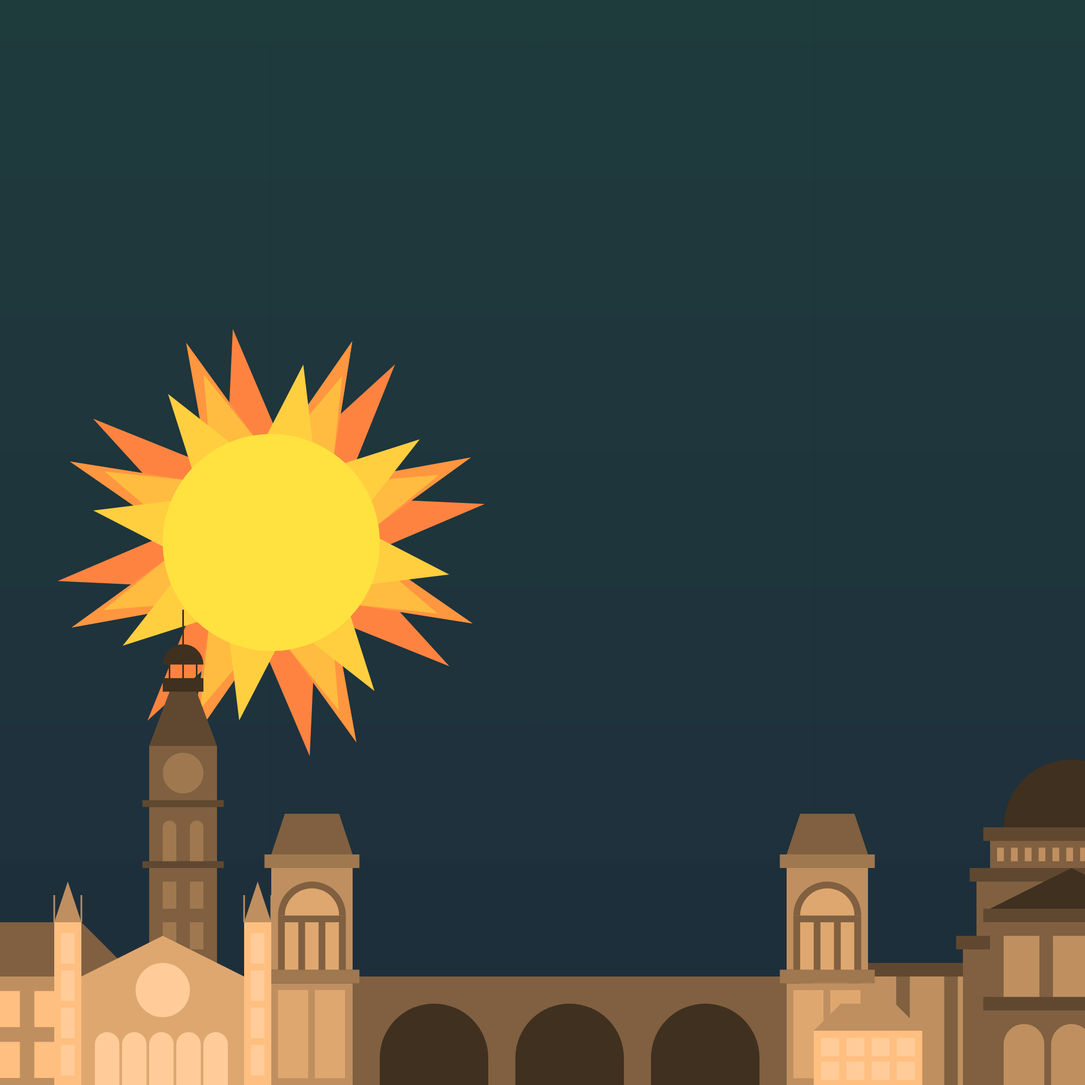
Frame 1 (no input)
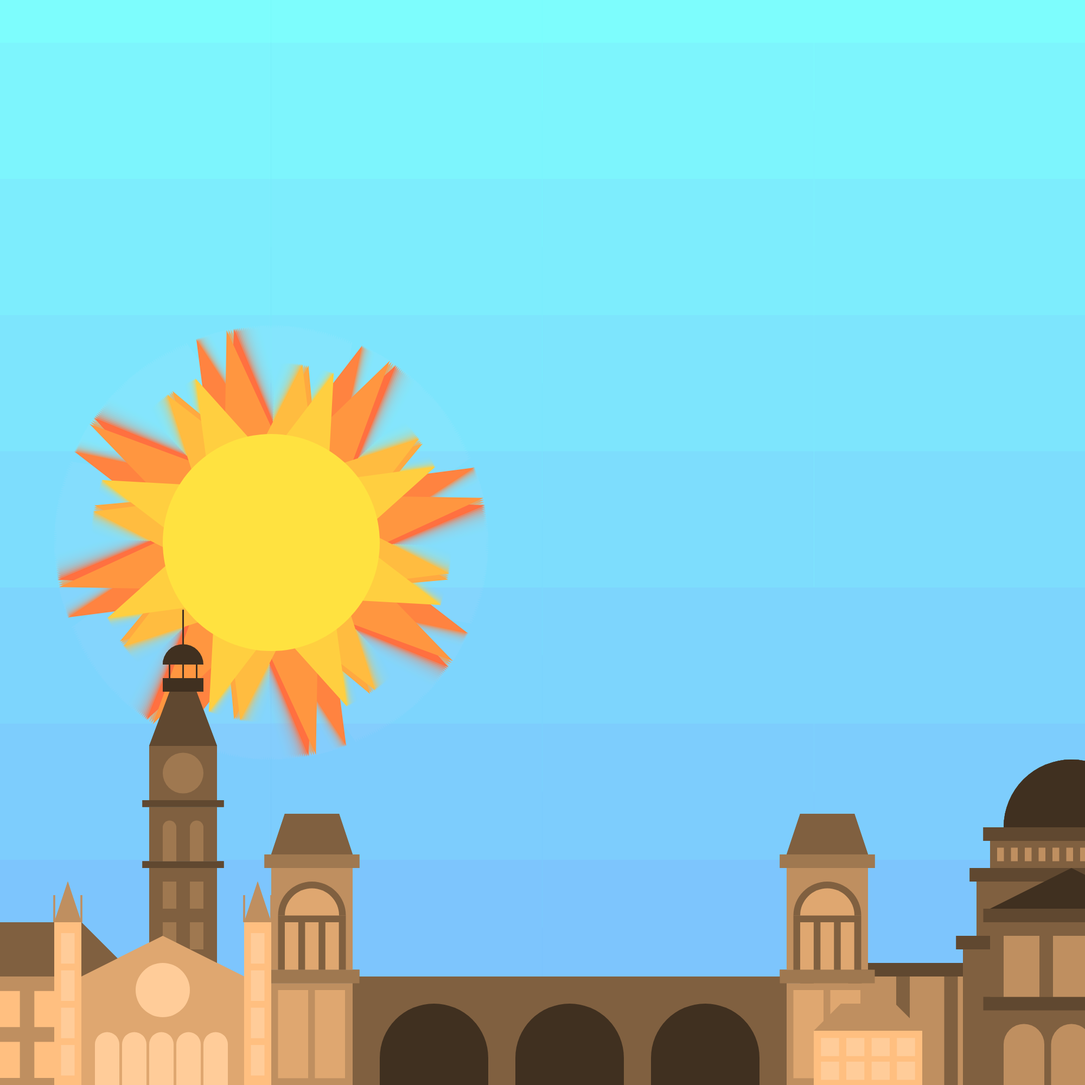
Frame 60 (no input)
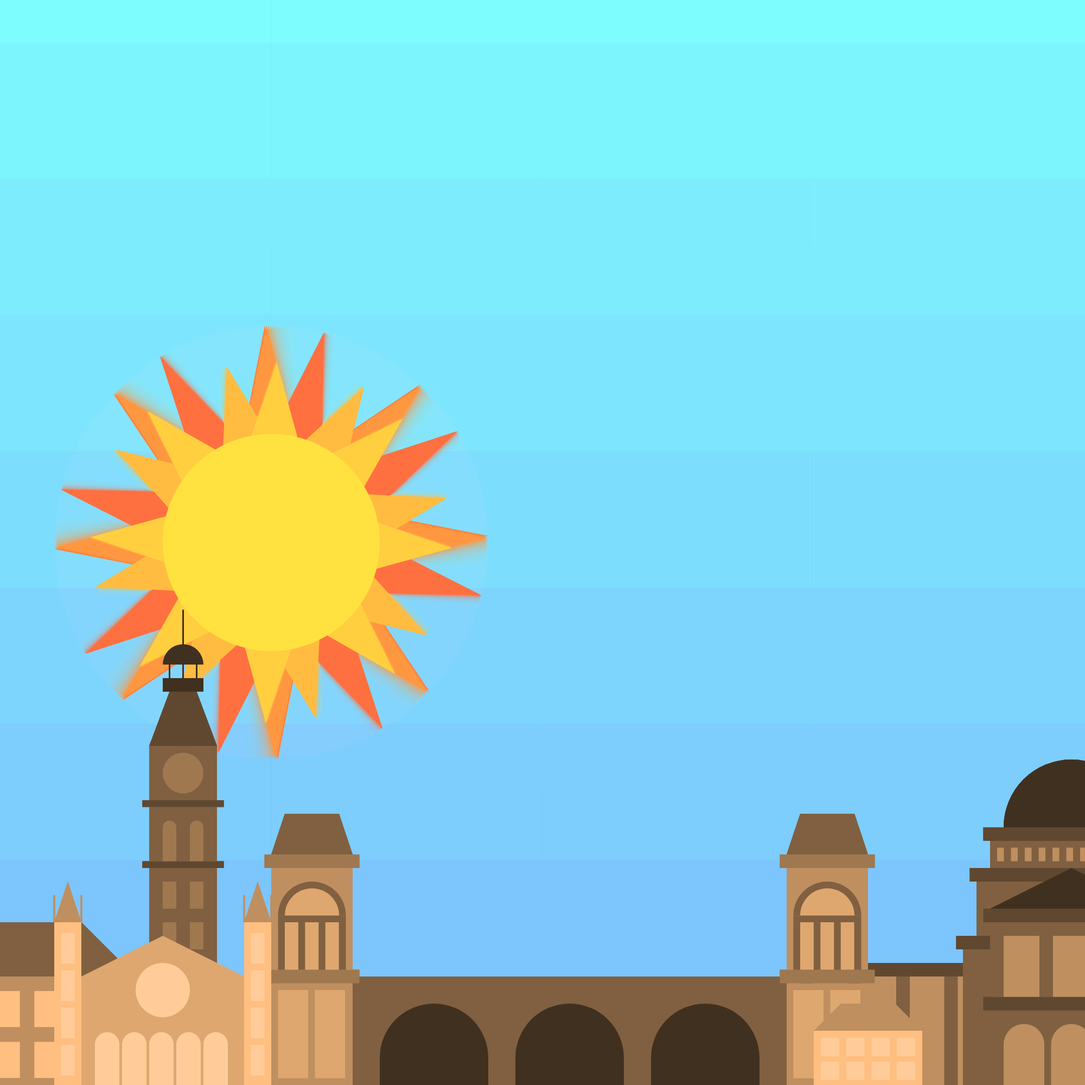
Frame 120 (the mouse pressed at the canvas centre since frame 60)

The p5.js sketch that drew these frames (run headless with seeded random() and noise() and a simulated clock; from frame 60 on, the mouse is pressed at the canvas centre):

// p5.js sketch
// ── sketch.js
let startTime;

let gridSize = 25;
let brightness = [100, 75, 50];
let hues = [30, 240, 210];

let shootingStarAngle = 0;
let shootingStarDistance = 1500;

let moonAngle = 0;

function setup() {
  createCanvas(2000, 2000);
  colorMode(HSB, 360, 100, 100, 100);
  background(0);
  
  startTime = millis();
  // console.log(startTime);
  
  // drawGrid();
}

function draw() {
  let elapsedTime = millis() - startTime;
  
  if (elapsedTime <= 5000) {
    drawDayTime();
  } else if (elapsedTime > 5000 && elapsedTime <= 10000) {
    drawEvening();
  } else if (elapsedTime > 10000 && elapsedTime <= 15000) {
    drawNightTime();
  } else {
    startTime = millis();
  }
}

// GRID
function drawGrid() {
  stroke(0);
  strokeWeight(1);
  
  for (let x = 0; x <= width / gridSize; x++) {
    line(x * gridSize, 0, x * gridSize, height);
  }
  
  for (let y = 0; y <= height/ gridSize; y++) {
    line(0, y * gridSize, width, y * gridSize);
  }
}


// TIME OF DAY
function drawDayTime() {
  drawSky(color(180, 50, 100), color(210, 50, 100), 25);
  sun();
  buildCity(hues[0]);
}

function drawEvening() {
  drawSky(color(60, 25, 100), color(30, 100, 100), 25);
  buildCity(hues[2]);
  push();
  translate(width / 4, height / 2);
  lateSun(height / 5);
  pop();
}

function drawNightTime() {
  drawSky(color(240, 50, 15), color(250, 50, 5), 25);

  for (let i = 0; i <= 3; i++) {
    sparklingStars();
  }
  
  moon();
  
  push();
  translate(width / 2, height + (height / 4));
  shootingStar();
  pop();
  
  buildCity(hues[1]);
}

// SKY
function drawSky(_color1, _color2, _alpha) {
  for (let y = 0; y < height; y++) {
    n = map(y, 0, height, 0, 1);
    let newColor = lerpColor(_color1, _color2, n);
    
    newColor.setAlpha(_alpha);
    
    stroke(newColor);
    line(0, y, width, y);
  }
}

// DAYTIME FUNCTIONS
function sun() {
  noStroke();
  
  // LARGE RAYS
  push();
  fill(15, 75, 360);
  translate(width / 4, height / 2);
  rotate(sin(frameCount / -100.0));
  rays(0, 0, width / 5, width / 13, 8);
  pop();
  
  push();
  fill(21, 75, 360);
  translate(width / 4, height / 2);
  rotate(cos(frameCount / -100.0));
  rays(0, 0, width / 5, width / 13, 8);
  pop();
  
  push();
  fill(27, 75, 360);
  translate(width / 4, height / 2);
  rotate(frameCount / -100.0);
  rays(0, 0, width / 5, width / 13, 8);
  pop();
  
  // SMALL RAYS
  push();
  fill(33, 75, 360);
  scale(-1, 1);
  translate(-width / 4, height / 2);
  rotate(frameCount / -100.0);
  rays(0, 0, width / 6, width / 13, 8);
  pop();
  
  push();
  fill(39, 75, 360);
  scale(-1, 1);
  translate(-width / 4, height / 2);
  rotate(sin(frameCount / -100.0));
  rays(0, 0, width / 6, width / 13, 8);
  pop();
  
  push();
  fill(45, 75, 360);
  scale(-1, 1);
  translate(-width / 4, height / 2);
  rotate(cos(frameCount / -100.0));
  rays(0, 0, width / 6, width / 13, 8);
  pop();
  
  fill(51, 75, 360);
  circle(width / 4, height / 2, height / 5);
}

function rays(x, y, radius1, radius2, numPoints) {
  let angle = TWO_PI / numPoints;
  let halfAngle = angle / 2.0;
  
  beginShape();
  for (let a = 0; a < TWO_PI; a += angle) {
    let shapeX = x + cos(a) * radius2;
    let shapeY = y + sin(a) * radius2;
    vertex(shapeX, shapeY);
    shapeX = x + cos(a + halfAngle) * radius1;
    shapeY = y + sin(a + halfAngle) * radius1;
    vertex(shapeX, shapeY);
  }
  endShape(CLOSE);
}

// EVENING FUNCTIONS
function lateSun(size) {
  push();
  rotate(millis() / 1000);
  let numEllipses = 5;
  for (let i = numEllipses; i > 0; i--) {
    let hueValue = map(i, numEllipses, 0, 51, 0);
    fill(hueValue, 100, 100);
    noStroke();
    ellipse(0, 0, size, size - (i - numEllipses) * 5);
    rotate((i * millis()) / 5000);
    scale(0.75);
  }
  pop();
}

// NIGHTTIME FUNCTIONS
function sparklingStars() {
  fill(360, 0, 100, random(255));
  textSize(random(50));
  text("✦", random(-width, width), random(-height, height));
  circle(random(-width, width), random(-height, height), random(25));
}

function shootingStar() {
  shootingStarAngle += 0.5;
  
  let shootingStarX = -cos(radians(shootingStarAngle)) * shootingStarDistance;
  let shootingStarY = -sin(radians(shootingStarAngle)) * shootingStarDistance;
  
  // if(shootingStarX > 90 && shootingStarY > 0) {
  //   shootingStarAngle = 0;
  // }
  
  fill(220);
  circle(shootingStarX, shootingStarY, 25);
}

function moon() {
  let bgColor = color(250, 50, 5);
  let moonColor = color(250, 5, 100);

  moonAngle -= 0.01;
  moonAngle %= -Math.PI * 2;
  noStroke();
  let phaseX = width / 4;
  let phaseY = height / 2;
  let moonDiameter = height / 5;
  
  let moonColors = [color(0), color(0), color(0), color(0)];

  if (-Math.PI / 2 < moonAngle && moonAngle < 0) {
    moonColors[3] = moonColor;
    moonColors[4] = moonColor;
    moonColors[1] = moonColor;
    moonColors[2] = bgColor;
  } else if (-Math.PI < moonAngle && moonAngle < -Math.PI / 2) {
    moonColors[1] = moonColor;
    moonColors[3] = bgColor;
    moonColors[4] = bgColor;
    moonColors[2] = bgColor;
  } else if (-3 * Math.PI / 2 < moonAngle && moonAngle < -Math.PI) {
    moonColors[4] = bgColor;
    moonColors[2] = moonColor;
    moonColors[1] = bgColor;
    moonColors[3] = bgColor;
  } else if (-2 * Math.PI < moonAngle && moonAngle < -3 * Math.PI / 2) {
    moonColors[4] = color(120, 100, 100, 0);
    moonColors[3] = moonColor;
    moonColors[1] = bgColor;
    moonColors[2] = moonColor;
  }
  
  ellipseMode(CENTER);
  fill(moonColors[1]);
  arc(phaseX, phaseY, moonDiameter, moonDiameter, (PI / 2) + PI, (3 * PI / 2) + PI);
  fill(moonColors[2]);
  arc(phaseX, phaseY, moonDiameter, moonDiameter, (3 * PI / 2) + PI, (PI / 2) + PI);

  let phaseHeight = moonDiameter;
  let widthPhase = map(Math.cos(moonAngle), 0, 1, 0, moonDiameter);

  fill(moonColors[3]);
  arc(phaseX, phaseY, widthPhase - 2, phaseHeight + 1, (PI / 2) + PI, (3 * PI / 2) + PI);
  fill(moonColors[4]);
  arc(phaseX, phaseY, widthPhase - 2, phaseHeight + 1, (3 * PI / 2) + PI, (PI / 2) + PI);
}


// CITYSCAPE
function buildCity(_hue) {
  noStroke();
  
  // BACKGROUND
  push();
  translate(1450, 0);
  buildCapital(color(_hue, 50, brightness[2]), color(_hue, 50, brightness[2] - 12.5), color(_hue, 50, brightness[2] - 25), color(_hue, 50, brightness[2] + 25));
  pop();
  
  push();
  translate(250, 0);
  buildClockTower(color(_hue, 50, brightness[2]), color(_hue, 50, brightness[2] - 12.5), color(_hue, 50, brightness[2] - 25), color(_hue, 50, brightness[2] + 12.5));
  pop();
  
  // MIDGROUND
  push();
  translate(-150, 0);
  buildApartment(200, color(_hue, 50, brightness[1]), color(_hue, 50, brightness[1] - 25), color(_hue, 50, brightness[1] + 25));
  pop();
  
  push();
  translate(475, 0);
  buildFullBridge(color(_hue, 50, brightness[1]), color(_hue, 50, brightness[1] - 12.5), color(_hue, 50, brightness[1] - 25), color(_hue, 50, brightness[2] - 25), color(_hue, 50, brightness[1] + 12.5));
  pop();
  
  // FOREGROUND
  push();
  translate(1500, 0);
  buildApartment(100, color(_hue, 50, brightness[0]), color(_hue, 50, brightness[0] - 25), color(_hue, 40, brightness[0] + 12.5));
  pop();
  
  push();
  translate(100, 0);
  buildChurch(color(_hue, 50, brightness[0]), color(_hue, 50, brightness[0] - 12.5), color(_hue, 50, brightness[0] - 25), color(_hue, 40, brightness[0] + 25));
  pop();
}

function buildApartment(_buildingHeight, _buildingColor, _roofColor, _windowColor) {
  fill(_buildingColor);
  
  rect(0, height - _buildingHeight, _buildingHeight * 2, _buildingHeight);
  
  fill(_roofColor);
  quad(0, height - _buildingHeight,
       _buildingHeight / 2, height - (_buildingHeight * 1.5),
       (_buildingHeight * 1.5), height - (_buildingHeight * 1.5),
       _buildingHeight * 2, height - _buildingHeight);
  
  drawWindow(0, _buildingHeight * 2, height - _buildingHeight, _buildingHeight / 7.5, _buildingHeight / 7.5, _buildingHeight / 3, _buildingHeight / 3, 1, _windowColor);
  drawWindow(0, _buildingHeight * 2, height - (_buildingHeight / 2) - 6.25, _buildingHeight / 7.5, _buildingHeight / 7.5, _buildingHeight / 3, _buildingHeight / 3, 1, _windowColor);
}

function buildChurch(_buildingColor, _detailColor, _roofColor, _windowColor) {
  // LEFT TOWER
  fill(_buildingColor);
  rect(0, height - 300, 50, 300);
  fill(_roofColor);
  triangle(0, height - 300, 25, height - 375, 50, height - 300);
  
  push();
  stroke(_roofColor);
  strokeWeight(3);
  strokeCap(SQUARE);
  line(0, height - 300, 0, height - 350);
  line(50, height - 300, 50, height - 350);
  pop();
  
  // LEFT WINDOWS
  push();
  fill(_windowColor);
  rect(12.5, height - 73.75, 25, 56.25);
  rect(12.5, height - 142.5, 25, 56.25);
  rect(12.5, height - 211.25, 25, 56.25);
  rect(12.5, height - 280, 25, 56.25);
  pop();
  
  // MAIN BUILDING
  fill(_detailColor);
  rect(50, height - 200, 300, 200);
  triangle(50, height - 200, 200, height - 275, 350, height - 200);
  
  push();
  fill(_windowColor);
  circle(200, height - 175, 100);
  drawArch(50, 300, height - 150, 25, 75, 45, 75, 1, _windowColor);
  pop();
  
  // RIGHT TOWER
  fill(_buildingColor);
  rect(350, height - 300, 50, 300);
  fill(_roofColor);
  triangle(350, height - 300, 375, height - 375, 400, height - 300);
  
  push();
  stroke(_roofColor);
  strokeWeight(3);
  strokeCap(SQUARE);
  line(350, height - 300, 350, height - 350);
  line(400, height - 300, 400, height - 350);
  pop();
  
  // RIGHT WINDOWS
  push();
  fill(_windowColor);
  translate(350, 0);
  rect(12.5, height - 73.75, 25, 56.25);
  rect(12.5, height - 142.5, 25, 56.25);
  rect(12.5, height - 211.25, 25, 56.25);
  rect(12.5, height - 280, 25, 56.25);
  pop();
}

function buildClockTower(_buildingColor, _detailColor, _roofColor, _windowColor) {
  fill(_buildingColor);
  
  rect(25, height - 400, 125, 400);
  fill(_detailColor);
  rect(12.5, height - 412.5, 150, 12.5);
  drawWindow(25, 125, height - 400, 25, 25, 25, 50, 1, _windowColor);
  drawWindow(25, 125, height - 325, 25, 25, 25, 50, 1, _windowColor);
  drawWindow(25, 125, height - 250, 25, 25, 25, 50, 1, _windowColor);
  drawWindow(25, 125, height - 175, 25, 25, 25, 50, 1, _windowColor);
  drawWindow(25, 125, height - 100, 25, 25, 25, 50, 1, _windowColor);
  
  fill(_buildingColor);
  rect(25, height - 512.5, 125, 100);
  fill(_detailColor);
  rect(12.5, height - 525, 150, 12.5);
  drawArch(25, 125, height - 500, 25, 25, 25, 62.5, 1, _windowColor);
  
  fill(_buildingColor);
  rect(25, height - 625, 125, 100);
  
  push();
  fill(_windowColor);
  circle(87.5, height - 575, 75);
  pop();
  
  fill(_buildingColor);
  fill(_detailColor);
  quad(25, height - 625,
      62.5, height - 725,
      112.5, height - 725,
      150, height - 625);
  
  fill(_roofColor);
  rect(50, height - 750, 75, 25);
  
  push();
  stroke(_roofColor);
  strokeWeight(3);
  line(62.5, height - 750, 62.5, height - 775);
  line(87.5, height - 750, 87.5, height - 775);
  line(112.5, height - 750, 112.5, height - 775);
  pop();
  
  fill(_roofColor);
  arc(87.5, height - 775, 75, 75, PI, 0); 
  
  stroke(_roofColor);
  strokeWeight(3);
  line(87.5, height - 812.5, 87.5, height - 875);
}

function buildFullBridge(_bridgeColor, _detailColor, _roofColor, _alleyColor, _windowColor) {
  push();
  translate(175, 0);
  buildBridge(_roofColor, _alleyColor);
  pop();
  
  buildBridgeTower(_bridgeColor, _detailColor, _roofColor, _windowColor);
  
  push();
  translate(950, 0);
  buildBridgeTower(_bridgeColor, _detailColor, _roofColor, _windowColor);
  pop();
}

function buildBridge(_bridgeColor, _alleyColor) {
  fill(_bridgeColor);
  
  rect(0, height - 200, 800, 200);
  drawBridgeArch(800, 200, _alleyColor);
}

function drawBridgeArch(_width, _height, _alleyColor) {
  fill(_alleyColor);
  for(let i = 50; i < _width - 50; i += 50) {
    rect(i, height - 50, 200, 50);
    arc(i + 100, height - 50, 200, 200, PI, 0);
    i += 200;
  }
}

function buildBridgeTower(_buildingColor, _detailColor, _roofColor, _windowColor) {
  fill(_buildingColor);
  
  rect(25, height - 187.5, 150, 187.5);
  fill(_detailColor);
  rect(12.5, height - 212.5, 175, 25);
  drawWindow(25, 150, height - 200, 12.5, 25, 55.5, 162.5, 2.5, _windowColor);
  
  fill(_buildingColor);
  rect(25, height - 400, 150, 187.5);
  fill(_detailColor);
  rect(12.5, height - 425, 175, 25);
  
  fill(_roofColor);
  rect(37.5, height - 312.5, 125, 100);
  arc(100, height - 312.5, 125, 125, PI, 0);
  
  push();
  fill(_windowColor);
  arc(100, height - 312.5, 100, 100, PI, 0);
  pop();
  
  drawWindow(37.5, 125, height - 312.5, 12.5, 12.5, 24.875, 87.5, 1, _windowColor);
  
  fill(_roofColor);
  quad(25, height - 425,
      50, height - 500,
      150, height - 500,
      175, height - 425);
}

function buildCapital(_buildingColor, _detailColor, _roofColor, _windowColor) {
  fill(_buildingColor);
  
  // FIRST FLOOR
  rect(25, height - 200, 1000, 200);
  fill(_detailColor);
  rect(12.5, height - 225, 1025, 25);
  drawWindow(25, 1000, height - 225, 25, 25, 63.5, 200, 2.5, _windowColor);
  
  // SECOND FLOOR
  fill(_buildingColor);
  rect(325, height - 250, 400, 250);
  fill(_detailColor);
  rect(312.5, height - 275, 425, 25);
  
  // TOWER
  fill(_buildingColor);
  rect(350, height - 375, 350, 100);
  fill(_detailColor);
  rect(337.5, height - 400, 375, 25);
  
  fill(_buildingColor);
  rect(375, height - 450, 300, 50);
  fill(_detailColor);
  rect(362.5, height - 475, 325, 25);
  drawWindow(375, 300, height - 462.5, 13, 25, 12.5, 25, 1, _windowColor);
  
  fill(_roofColor);
  arc(525, height - 475, 250, 250, PI, 0); 
  
  // FRONT
  // BOTTOM HALF
  fill(_buildingColor);
  rect(375, height - 137.5, 300, 137.5);
  fill(_detailColor);
  rect(362.5, height - 162.5, 325, 25);
  drawArch(375, 300, height - 137.5, 25, 62.5, 75, 75, 2.5, _windowColor);
  
  // TOP HALF
  fill(_buildingColor);
  rect(375, height - 300, 300, 137.5);
  fill(_detailColor);
  rect(362.5, height - 325, 325, 25);
  fill(_roofColor);
  triangle(375, height - 325,
          525, height - 400,
          675, height - 325);
  drawWindow(375, 300, height - 300, 25, 25, 66, 112.5, 2.5, _windowColor);
}

function drawArch(_startPos, _mainWidth, _mainHeight, _lrGap, _topGap, _width, _height, _increment, _windowColor) {
  fill(_windowColor);
  for(let i = _lrGap; i < _mainWidth - _lrGap; i += _lrGap * _increment) {
    rect(i + _startPos, _mainHeight + _topGap, _width, _height);
    arc(i + _startPos + _width / 2, _mainHeight + _topGap, _width, _width, PI, 0);
    i += _lrGap;
  }
}

function drawWindow(_startPos, _mainWidth, _mainHeight, _lrGap, _topGap, _width, _height, _increment, _windowColor) {
  fill(_windowColor);
  for(let i = _lrGap; i <= _mainWidth - _width - _lrGap; i += _width) {
    rect(i + _startPos, _mainHeight + _topGap, _width, _height);
    i += _lrGap;
  }
}
